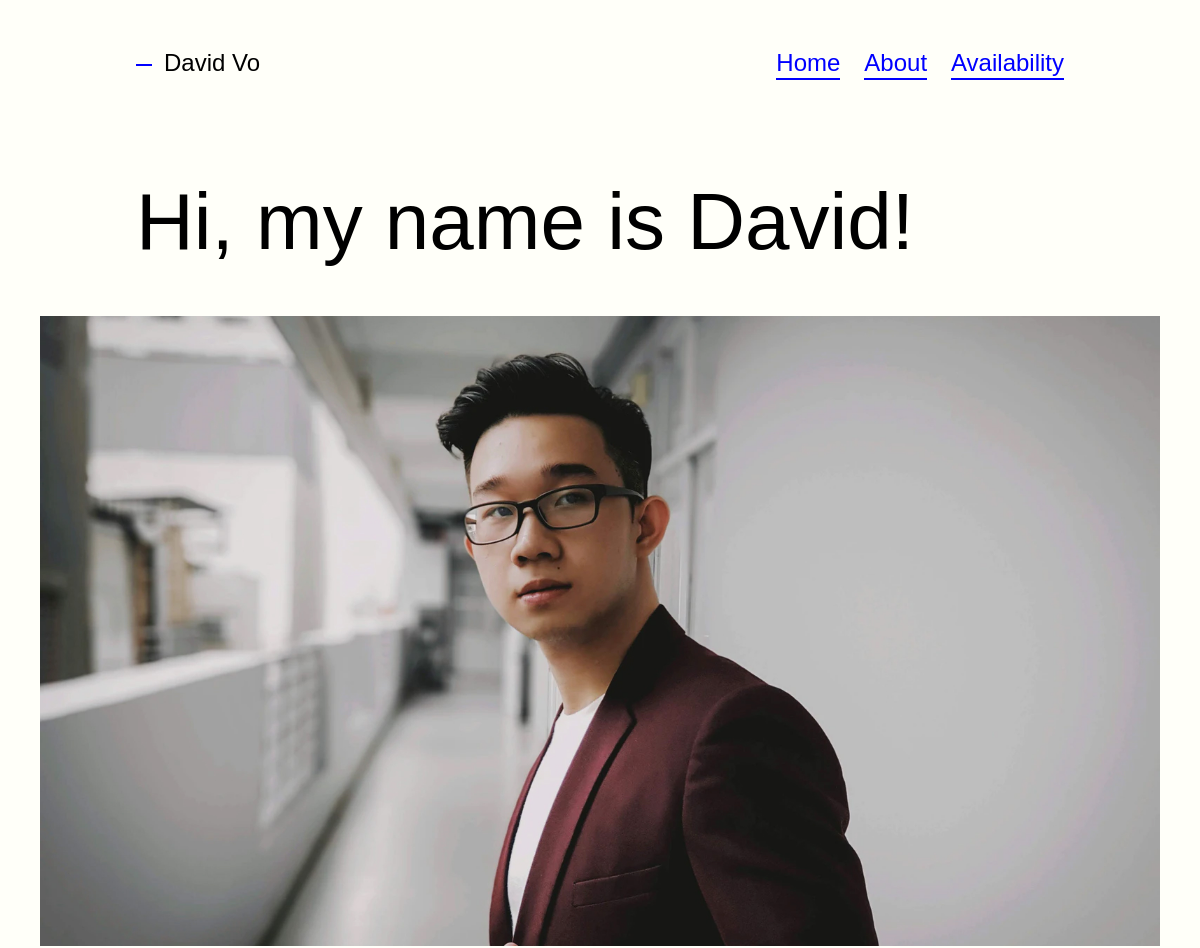
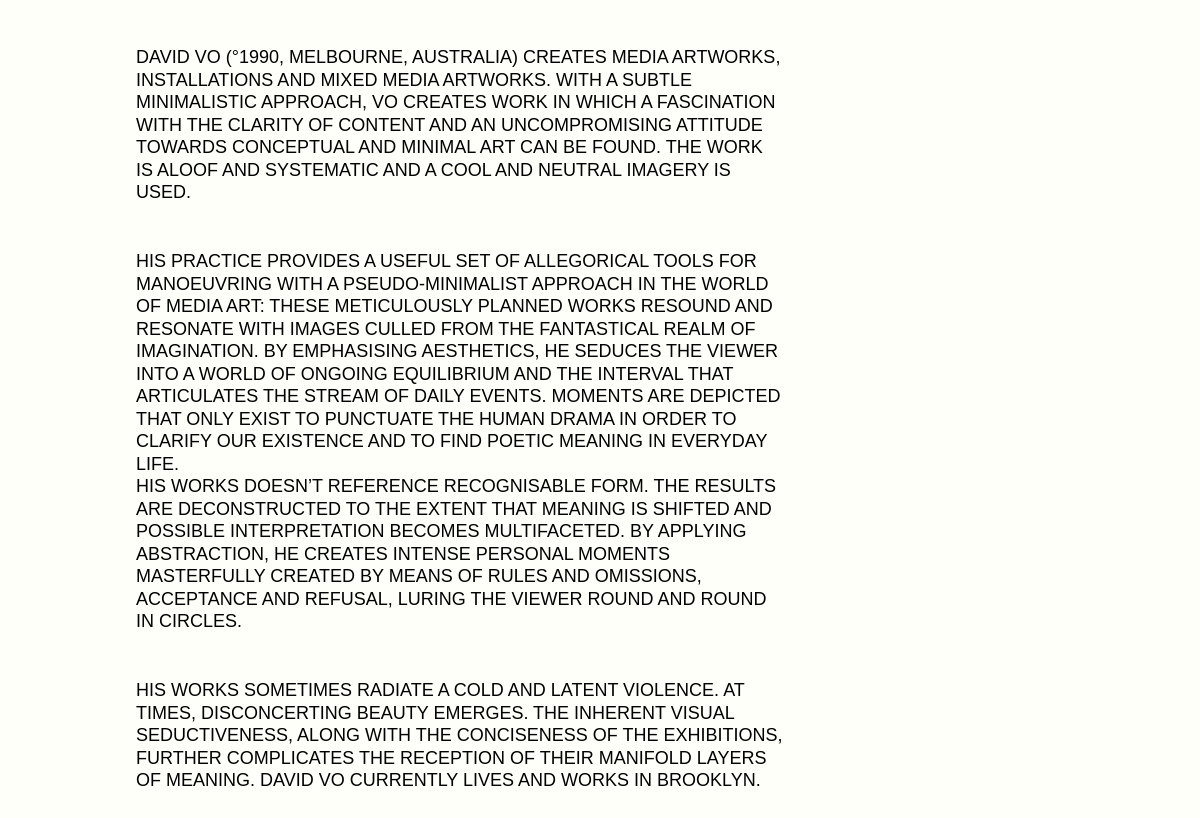
/about, run on the app's committed database (2 pictures, top to bottom).
### pages/models.py (models this page shows, shortened)
class Page(models.Model):
    title = models.CharField(max_length=200)
    slug = models.SlugField()
    description = HTMLField(blank=True)
    feature_image = models.ImageField(blank=True)
    rank = models.IntegerField(default=0)
    is_in_navigation = models.BooleanField(default=True)
    navigation_title = models.CharField(max_length=30, blank=True)
    class Meta:
        ordering = ('-rank','pk')

### pages/views.py (the view)
# urls.py: path('<slug>', views.page, name='page'),
def page(request, slug):
    page = Page.objects.get(slug=slug)
    return render(request, 'page.html',{
        "page": page
    })

### pages/context_processors.py (called while the page is built)
def add_nav_links(request):
    nav_links = Page.objects.filter(is_in_navigation=True).order_by("-rank")
    return {
        "nav_links": nav_links
    }

### pages/templates/page.html
{% extends "layout.html" %}
{% block content %}
<section class="hero">
        <h1>{{page.title}}</h1>
    </section>
    <section class="page">
        <figure>
            {% if page.feature_image %}
                <img src="{{ page.feature_image.url }}">
            {% endif %}
            <figcaption>
                <h3>{{page.description | safe }}</h3>
            </figcaption>
        </figure>
    </section>
{% endblock %}

### projects/templates/layout.html (shortened to what this page needs)
{% load static %}
<!doctype html>
<html>
<head>
    <link rel="stylesheet" href="{% static 'style.css' %}">
</head>
<body>
    <header>
        <h1>David Vo</h1>
        <nav>
            <a href="{% url 'home' %}">Home</a>
            {% for nav_link in nav_links %}
                <a href="{% url 'page' nav_link.slug %}">{{ nav_link.navigation_title }}</a>
            {% endfor %}
        </nav>
    </header>
    {% block content %}
    {% endblock %}
</body>
</html>

### static/style.css (style rules this page uses)
:root { --pad: 48px 96px 48px 96px; --bg: #fffff9; --highlight: #ffffdd; --text: #000000; --link-color: #0000ff; --dash-size: 0.8em; --h1-size: 80px; --h2-size: 40px; --h3-size: 18px; --h4-size: 14px; --p-size: 24px; }
body { font-family: "Inter var", Arial; font-size: var(--p-size); line-height: 1.25; background-color: var(--bg); color: var(--text); max-width: 1120px; margin: 0 auto 120px auto; }
a { color: var(--link-color); text-decoration: none; border-bottom: 2px solid currentColor; }
header { position: -webkit-sticky; position: sticky; top: 0; z-index: 3; padding: var(--pad); font-variation-settings: "wght" 600; display: flex; justify-content: space-between; }
header h1:before { content: ""; display: inline-block; width: var(--dash-size); height: 2px; margin: 0 0.5em 0 0; background-color: var(--link-color); vertical-align: middle; }
nav { display: flex; }
nav a { margin: 0 0 0 1em; }
section.hero { font-size: var(--h1-size); font-variation-settings: "wght" 600; line-height: 1.15; padding: var(--pad); }
figure { margin: 0 0 48px 0; }
figcaption { padding: var(--pad); max-width: 35em; }
figure img { position: relative; z-index: 2; }
h3 { font-size: var(--h3-size); font-variation-settings: "wght" 500; text-transform: uppercase; margin: 0 0 24px 0; }
p { margin: 0 0 24px 0; }
p:last-child { margin-bottom: 0; }

### static/base.css (style rules this page uses)
html, body, div, span, applet, object, iframe, h1, h2, h3, h4, h5, h6, p, blockquote, pre, a, abbr, acronym, address, big, cite, code, del, dfn, em, img, ins, kbd, q, s, samp, small, strike, strong, sub, sup, tt, var, b, u, i, center, dl, dt, dd, ol, ul, li, fieldset, form, label, legend, table, caption, tbody, tfoot, thead, tr, th, td, article, aside, canvas, details, embed, figure, figcaption, footer, header, hgroup, menu, nav, output, ruby, section, summary, time, mark, audio, video { margin: 0; padding: 0; border: 0; font-size: 100%; font: inherit; vertical-align: baseline; }
article, aside, details, figcaption, figure, footer, header, hgroup, menu, nav, section { display: block; }
body { line-height: 1; }
img, iframe { vertical-align: bottom; max-width: 100%; }
* { -webkit-box-sizing: border-box; -moz-box-sizing: border-box; box-sizing: border-box; -webkit-font-smoothing: antialiased; text-rendering: optimizeLegibility; }

### data on the page
Page: navigation_title "About", title "Hi, my name is David!", feature_image (picture), description "DAVID VO (°1990, MELBOURNE, AUSTRALIA) CREATES MEDIA ARTWORKS, INSTALLATIONS AND MIXED MEDIA ARTWORKS. WITH A SUBTLE MINIMALISTIC APPROACH, VO CREATES WORK IN WHICH A FASCINATION WITH THE CLARITY OF CONTENT AND AN UNCOMPROMISING ATTITUDE TOWARDS CONCEPTUAL AND MINIMAL ART CAN BE FOUND. THE WORK IS ALOOF AND SYSTEMATIC AND A COOL AND NEUTRAL IMAGERY IS USED. HIS PRACTICE PROVIDES A USEFUL SET OF ALLEGORICAL TOOLS FOR MANOEUVRING WITH A PSEUDO-MINIMALIST APPROACH IN THE WORLD OF MEDIA ART: THESE METICULOUSLY PLANNED WORKS RESOUND AND RESONATE WITH IMAGES CULLED FROM THE FANTASTICAL REALM OF IMAGINATION. BY EMPHASISING AESTHETICS, HE SEDUCES THE VIEWER INTO A WORLD OF ONGOING EQUILIBRIUM AND…"
Page: navigation_title "Availability"
